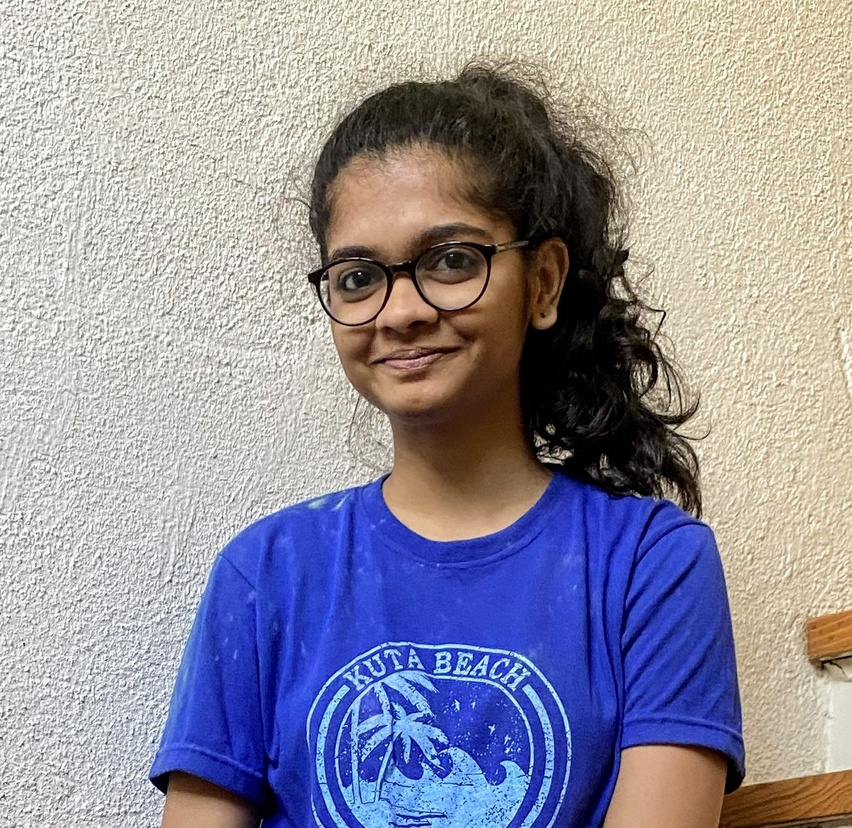
#> input picture Sketching/1.jpg, 852 x 828 px, shrunk from 1297 x 1261 before the run
$ python sketch.py
#> lines starting #> are read from the running program, lines starting #| are printed output that depends on the picture
import imageio

def dodge(front,back):
  result = front*255/(255-back)
  result[result>255] = 255
  result[back==255] = 255
  return result.astype('uint8')

import numpy as np
def grayscale(rgb):
  return np.dot(rgb[...,:3], [0.299, 0.587, 0.114])

img = imageio.imread("1.jpg")
#> img is the input picture: shape (828, 852, 3); mean R, G, B 148.5, 146, 160
g = grayscale(img)
#> in grayscale, `return np.dot(rgb[...,:3], [0.299, 0.587, 0.114])`:
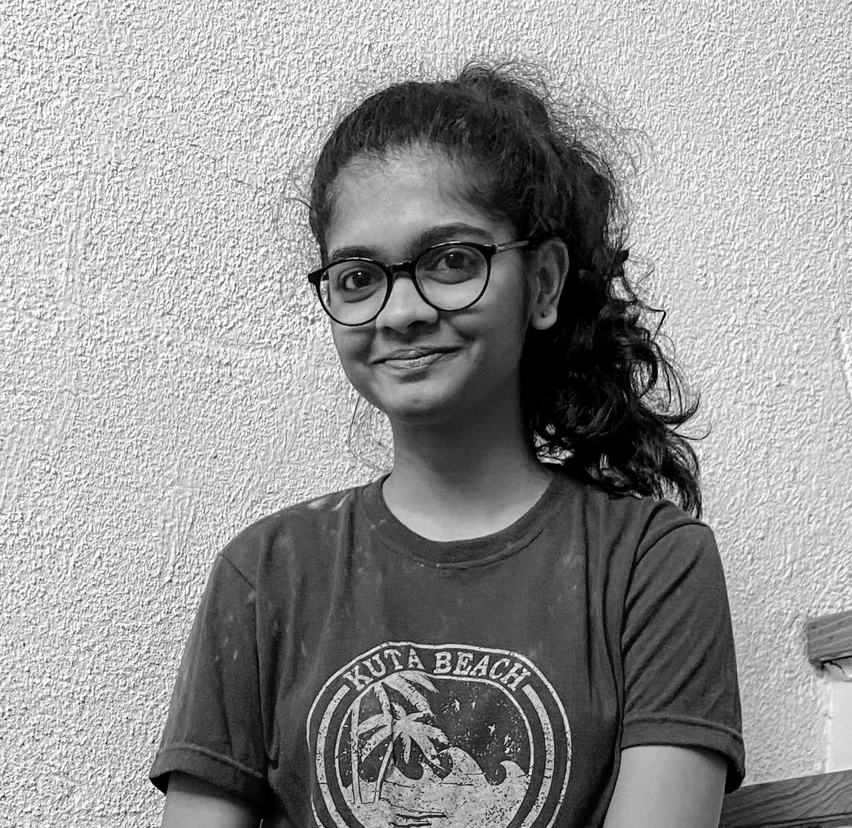
#> returned value: shape (828, 852) float64; min 0, max 255, mean 148.3

i = 255-g
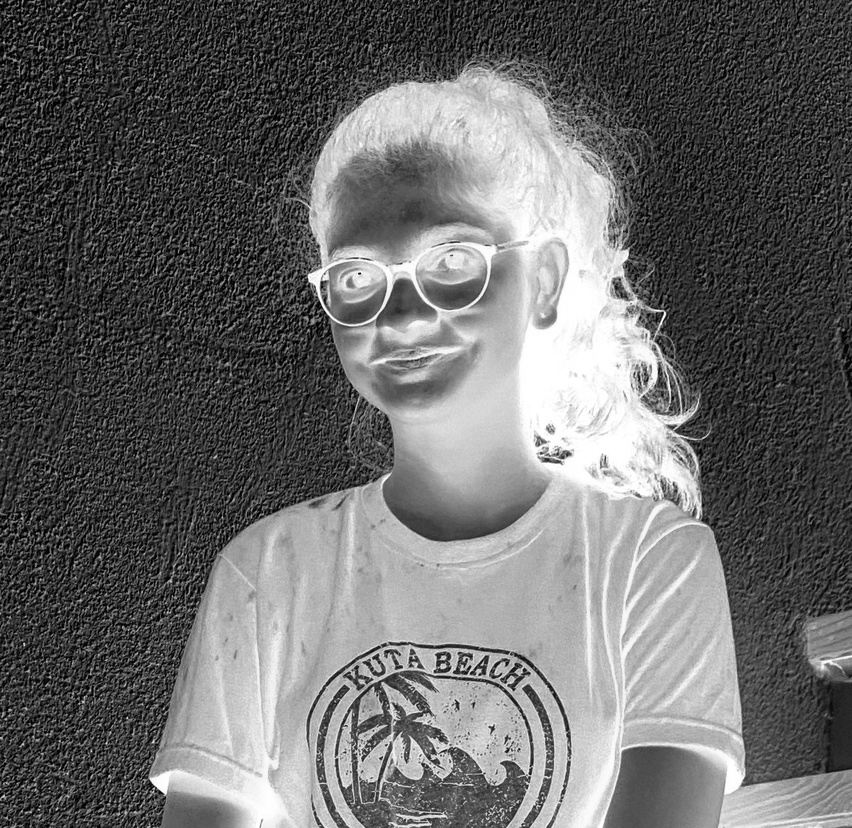
#> i: shape (828, 852) float64; min 2.84e-14, max 255, mean 106.7
import scipy.ndimage
b = scipy.ndimage.filters.gaussian_filter(i,sigma=20)
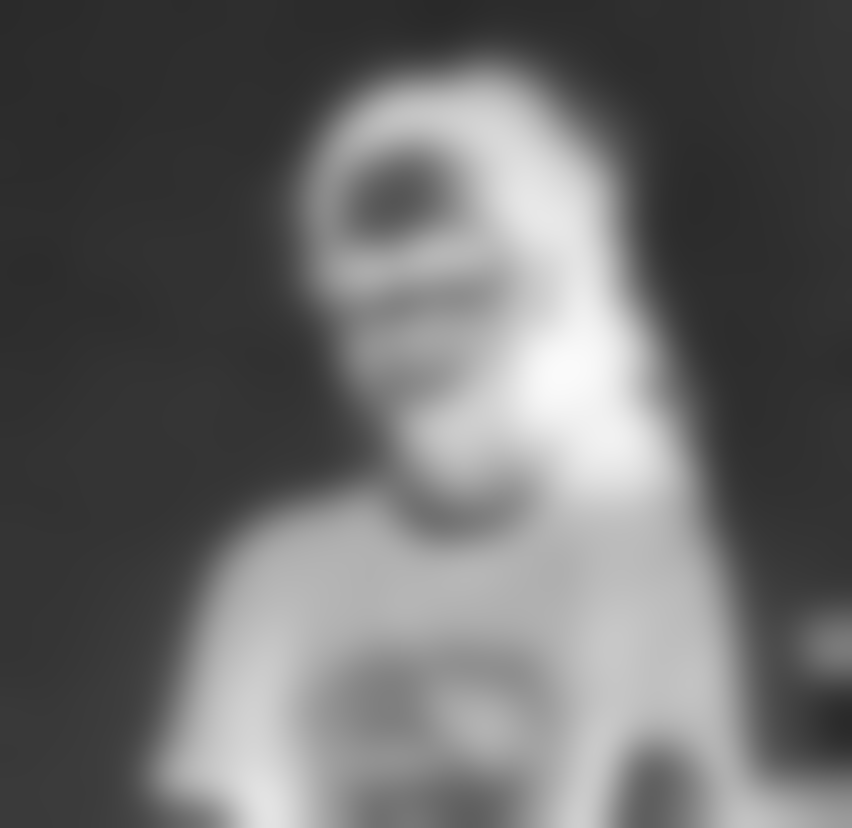
#> b: shape (828, 852) float64; min 41.23, max 250.9, mean 106.7
final_img = dodge(b,g)
#> in dodge, `result = front*255/(255-back)`:
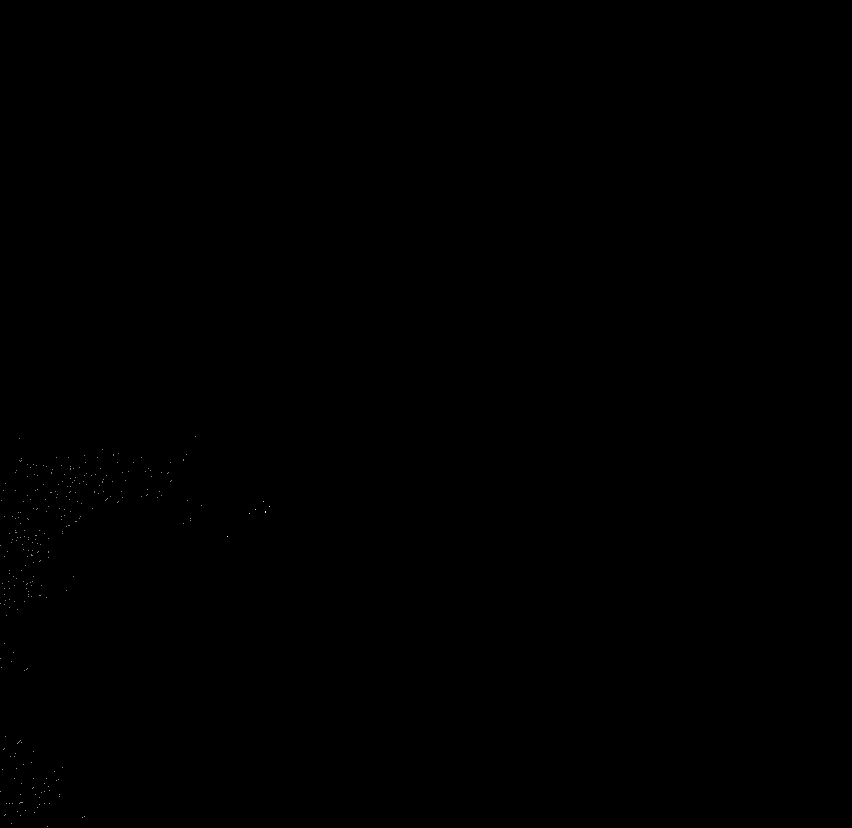
#> result: shape (828, 852) float64; min 61.13, max 8.92e+17, mean 2.12e+14; drawn with min black and max white
#> in dodge, `result[result>255] = 255`:
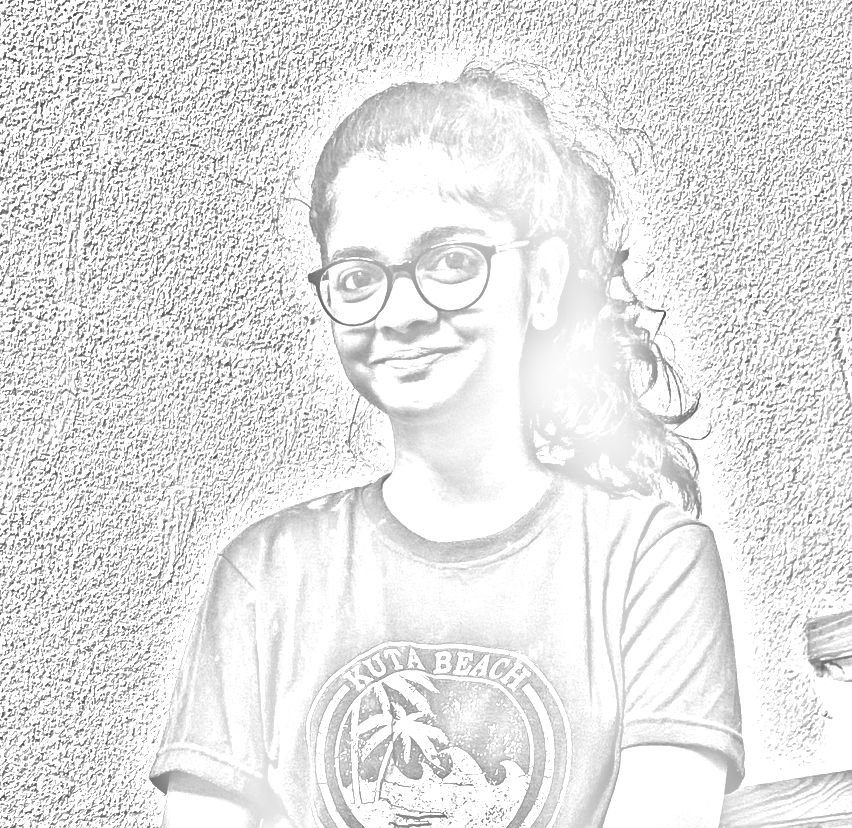
#> result: shape (828, 852) float64; min 61.13, max 255, mean 229.4

import matplotlib.pyplot as plt
#> (the run stopped early here; a loop or call above may not have finished)
